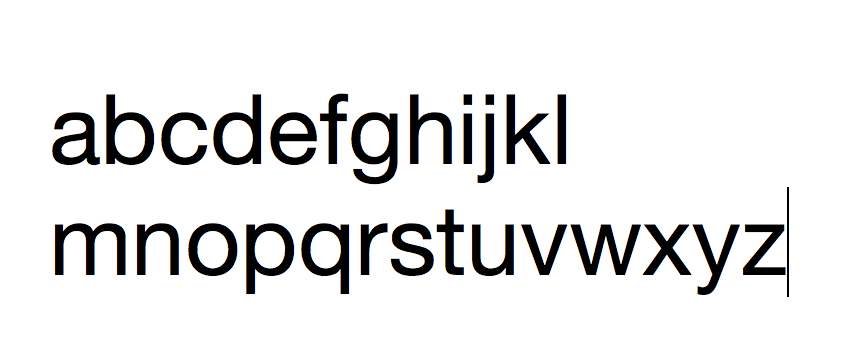
#> input picture learning/Ruijie/handwriting_recognization/learnLetter.png, 854 x 360 px
$ python training.py   (older library calls are emulated)
#> lines starting #> are read from the running program, lines starting #| are printed output that depends on the picture; after the words box and inside, x2 and y2 are one past the last pixel; in counts of white or black regions, pixels touching at a corner belong together
# -*- coding: utf-8 -*-
import cv2
import numpy as np
# import matplotlib.pyplot as plt

from PIL import Image
from difflib import SequenceMatcher
from PIL import *
from PIL import ImageEnhance
import time
from pytesseract import image_to_string, image_to_boxes
import os
import sys


def checkSpecial(cnt, contours,smallestWide, crop_image):
    [x, y, w, h] = cv2.boundingRect(cnt)
    if w < smallestWide[0]:
        smallestWide[0] = w

    for contour in contours:
        [x1, y1, w1, h1] = cv2.boundingRect(contour)
        if x - 0.1* w <x1 < x +0.5 * w and \
            0.1*w < w1 < 1.3 * w and \
            cv2.contourArea(contour) < 0.3 * cv2.contourArea(cnt) and \
            h1 > 0.05*h and \
            w < 2*smallestWide[0] and \
            abs(y1-y) < h:
            cv2.drawContours(crop_image, [contour], -1, (0, 255, 0), 2)

            return x, y1,abs(x1-x+w1), y-y1+h
    return x, y, w, h


def findMediumHeight(cnts):
    heights = []
    for cnt in cnts:
        y_axis = []
        for point in cnt:
            y_axis.append(point[0][1])
        y_axis.sort()
        heights.append(y_axis[-1] - y_axis[0])

    return heights[len(heights)//2]


def findSmallestWide(cnts):
    wides = []
    for cnt in cnts:
        x_axis = []
        for point in cnt:
            x_axis.append(point[0][0])
        x_axis.sort()
        wides.append(x_axis[-1] - x_axis[0])
    wides.sort()
    return wides[0]


def checkEnclosed(cnts):
    i = 0
    j = 0
    while (i != len(cnts)):
        j = 0
        x1,y1,w1,h1 =  cv2.boundingRect(cnts[i])
        while (j != len(cnts)):
            temp = []
            x2, y2, w2, h2 = cv2.boundingRect(cnts[j])
            if x1 < x2 and x1+w1 > x2+w2 and y1 < y2 and y1+h1 > y2+h2:
                k = 0
                while (k!=len(cnts)):
                    if k == j:
                        k += 1
                        continue
                    temp.append(cnts[k])
                    k += 1
                cnts = temp
                i -= 1
                j -= 1
            j += 1
        i += 1
    return cnts


if __name__ == '__main__':
    crop_img = cv2.imread("learnLetter.png")
#> crop_img is the input picture: shape (360, 854, 3); mean B, G, R 231.2, 231.1, 231.2
    gray = cv2.cvtColor(crop_img, cv2.COLOR_BGR2GRAY)
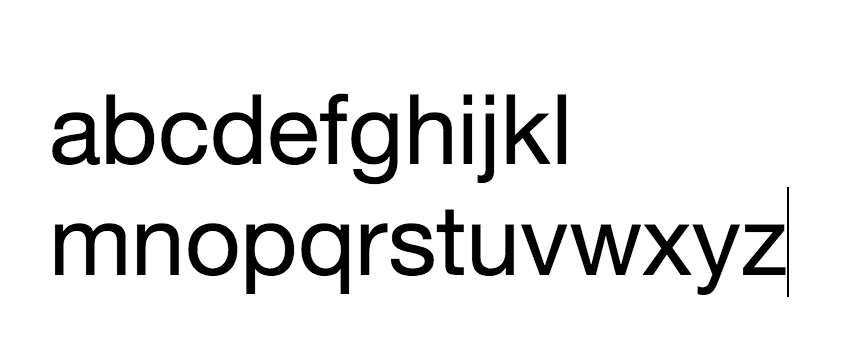
#> gray: shape (360, 854); min 0, max 255, mean 231.1
    gray = cv2.GaussianBlur(gray, (5, 5), 0)  # is an alternative way to blur the image
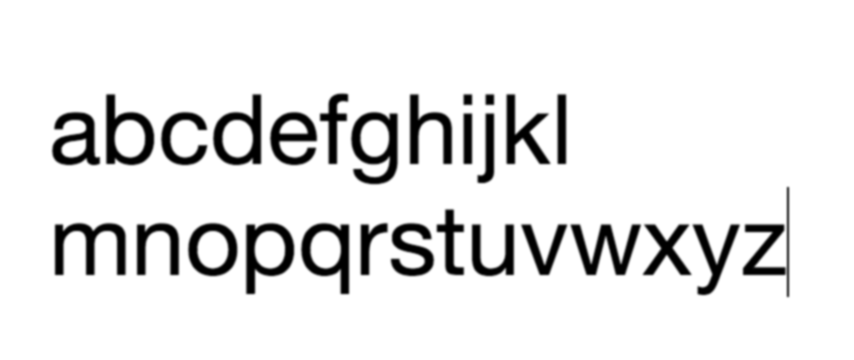
#> gray: shape (360, 854); min 0, max 255, mean 231.1
    thresh = cv2.adaptiveThreshold(gray,255,cv2.ADAPTIVE_THRESH_GAUSSIAN_C,cv2.THRESH_BINARY,11,6)
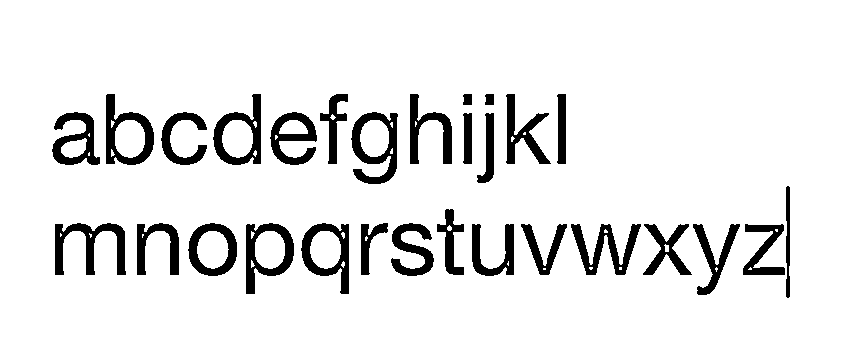
#> thresh: shape (360, 854); 90.9% white; 29 black regions, largest, box (x1, y1, x2, y2) and area: (351, 112, 398, 184) 1538, (55, 223, 126, 275) 1536, (106, 94, 154, 165) 1401
    edged = cv2.Canny(gray, 30, 200)
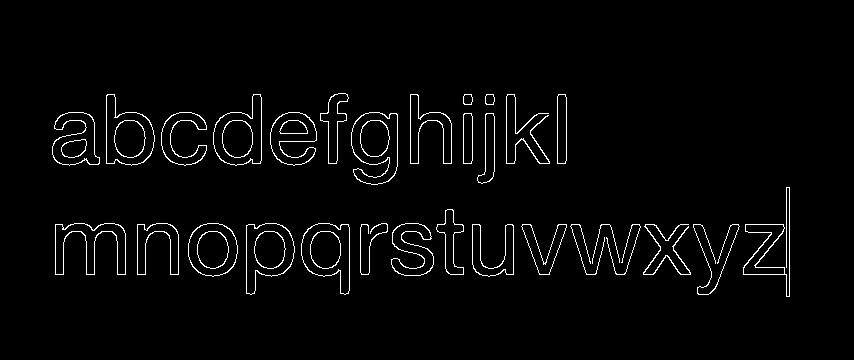
#> edged: shape (360, 854); 2.6% white in thin lines or dots, all inside (x1, y1, x2, y2) = (52, 93, 790, 297)
    try:
        (cnts, _) = cv2.findContours(edged.copy(), cv2.RETR_EXTERNAL, cv2.CHAIN_APPROX_SIMPLE)
#> cnts = 30 contours, 5 with area under 20; largest, box (x1, y1, x2, y2) and area: (351, 112, 398, 185) 2516, (301, 223, 350, 295) 2393, (213, 94, 262, 166) 2390, (246, 223, 295, 295) 2374, (106, 94, 155, 166) 2372
    except:
        (_, cnts, _) = cv2.findContours(edged.copy(), cv2.RETR_EXTERNAL, cv2.CHAIN_APPROX_SIMPLE)

    # to remove some small contours which is enclosed in other big contours
    cnts = checkEnclosed(cnts)
#> the loop in checkEnclosed, `while (i != len(cnts)):` made 30 passes
#> (x1, y1, w1, h1) on passes 1 to 12: (693, 224, 47, 71), (643, 224, 48, 51), (606, 224, 35, 51), (592, 224, 28, 40), (570, 224, 35, 51), (521, 224, 46, 51), (472, 224, 42, 53), (391, 223, 43, 53), (360, 223, 28, 52), (301, 223, 49, 72), (246, 223, 49, 72), (188, 223, 50, 54)
#> after the loop in checkEnclosed, `while (i != len(cnts)):`: i = 30

    print("After function, the number of cnts is ", len(cnts))
#| After function, the number of cnts is  30
    mediumHeight = findMediumHeight(cnts)
#> the loop in findMediumHeight, `for cnt in cnts:` made 30 passes
#> after the loop in findMediumHeight, `for cnt in cnts:`: heights = 30 values, max 109 at index 15, min 10 at index 24, mean 57.5
#> mediumHeight = 109
    smallestWide = findSmallestWide(cnts)
#> the loop in findSmallestWide, `for cnt in cnts:` made 30 passes
#> after the loop in findSmallestWide, `for cnt in cnts:`: wides = 30 values, max 70 at index 13, min 9 at index 17, mean 37.23
#> smallestWide = 9

    # [26 lines of commented-out code are left out]

    samples =  np.empty((0,100))
    responses = []

    smallestWide = [10000]

    for cnt in cnts:
        [x, y, w, h] = cv2.boundingRect(cnt)
        if h > 0.3*mediumHeight :
            # special is i and j
            x,y,w,h = checkSpecial(cnt, cnts,smallestWide, crop_img)
            cv2.rectangle(crop_img, (x, y), (x + w, y + h), (0, 255, 0), 2)
            roi = thresh[y:y + h, x:x + w]
            roismall = cv2.resize(roi, (10, 10))
            cv2.imshow("norm" , crop_img)
            key = cv2.waitKey(0)
            cv2.rectangle(crop_img, (x, y), (x + w, y + h), (0, 0, 255), 2)
            print(key)

            if key == 27:  # (escape to quit)
                sys.exit()
#> (the program exits here)

$ run again, with learning/Ruijie/handwriting_recognization/res3.png copied over learning/Ruijie/handwriting_recognization/learnLetter.png
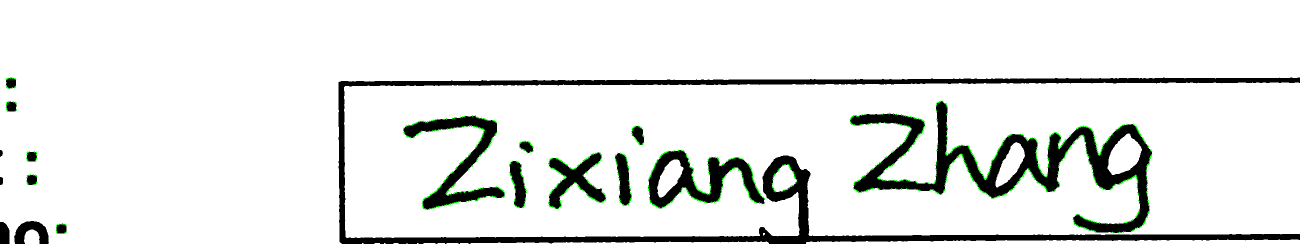
#> input picture learning/Ruijie/handwriting_recognization/res3.png, 2600 x 487 px (shown at 1/2 size)
#> crop_img is the input picture: shape (487, 2600, 3); mean B, G, R 229.2, 231.2, 229.2
#> `thresh = cv2.adaptiveThreshold(gray,255,cv2.ADAPTIVE_THRESH_GAUSSIAN_C..`:
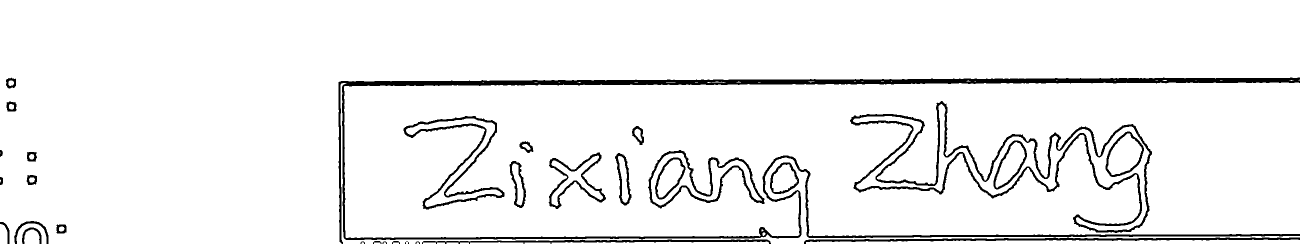
#> thresh: shape (487, 2600) (shown at 1/2 size); 94.3% white; 30 black regions (4 under 20 px), largest, box (x1, y1, x2, y2) and area: (677, 155, 2600, 487) 35010, (1700, 202, 2304, 466) 14216, (807, 232, 1009, 419) 4636
#> `edged = cv2.Canny(gray, 30, 200)`:
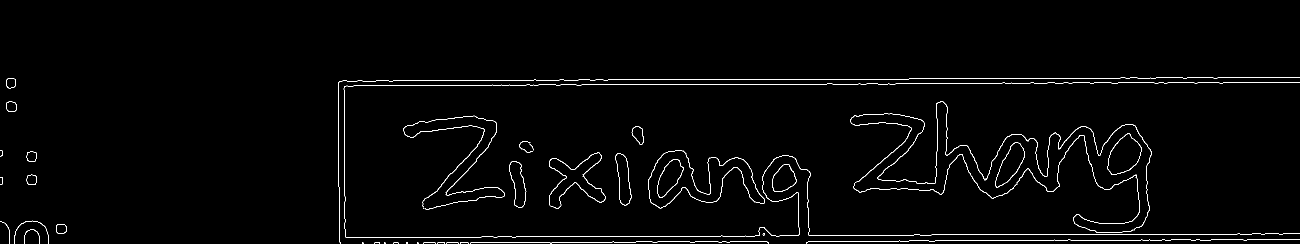
#> edged: shape (487, 2600) (shown at 1/2 size); 1.4% white in thin lines or dots, all inside (x1, y1, x2, y2) = (0, 154, 2600, 487)
#> `(cnts, _) = cv2.findContours(edged.copy(), cv2.RETR_EXTERNAL, cv2.CHAI..`: cnts = 45 contours, 26 with area under 20; largest, box (x1, y1, x2, y2) and area: (1296, 300, 1529, 417) 12542, (1098, 305, 1212, 418) 5156, (2215, 267, 2284, 350) 3671, (1990, 284, 2050, 375) 2648, (1230, 306, 1263, 411) 2064
#> the loop in checkEnclosed, `while (i != len(cnts)):` made 45 passes
#> (x1, y1, w1, h1, i) on passes 1 to 8: (920, 485, 17, 2, 1), (893, 485, 24, 2, 2), (875, 485, 15, 2, 3), (847, 485, 24, 2, 4), (834, 485, 3, 2, 5), (812, 485, 4, 2, 6), (787, 485, 10, 2, 7), (768, 485, 3, 2, 8)
#> after the loop in checkEnclosed, `while (i != len(cnts)):`: i = 25
#> `cnts = checkEnclosed(cnts)`: cnts = 25 contours, 18 with area under 20; largest, box (x1, y1, x2, y2) and area: (53, 349, 74, 370) 340, (12, 203, 33, 223) 336, (12, 156, 32, 177) 336, (53, 303, 74, 323) 328, (112, 448, 133, 467) 323, (687, 164, 2600, 476) 89, (28, 441, 98, 487) 24
#| After function, the number of cnts is  25
#> the loop in findMediumHeight, `for cnt in cnts:` made 25 passes
#> after the loop in findMediumHeight, `for cnt in cnts:`: heights = 25 values, max 332 at index 24, min 1 at index 0, mean 36.24
#> mediumHeight = 8
#> the loop in findSmallestWide, `for cnt in cnts:` made 25 passes
#> after the loop in findSmallestWide, `for cnt in cnts:`: wides = 25 values, max 1923 at index 24, min 2 at index 4, mean 229.8
#> smallestWide = 2

$ run again, with learning/Ruijie/handwriting_recognization/temp1.png copied over learning/Ruijie/handwriting_recognization/learnLetter.png
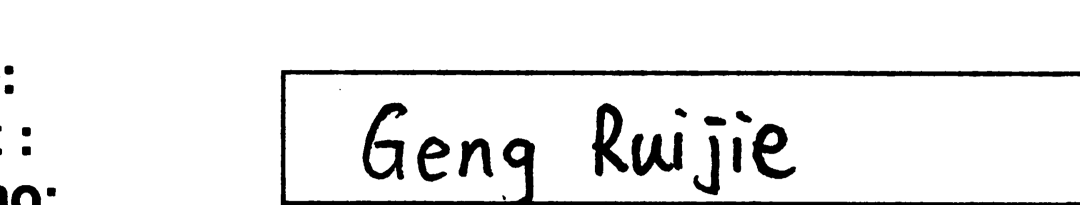
#> input picture learning/Ruijie/handwriting_recognization/temp1.png, 2160 x 409 px (shown at 1/2 size)
#> crop_img is the input picture: shape (409, 2160, 3); min 0, max 255, mean 236.5
#> thresh: shape (409, 2160); 94.9% white; 28 black regions (2 under 20 px), largest, box (x1, y1, x2, y2) and area: (561, 139, 2160, 409) 25406, (725, 205, 815, 359) 3304, (1263, 264, 1366, 352) 2540
#> `edged = cv2.Canny(gray, 30, 200)`:
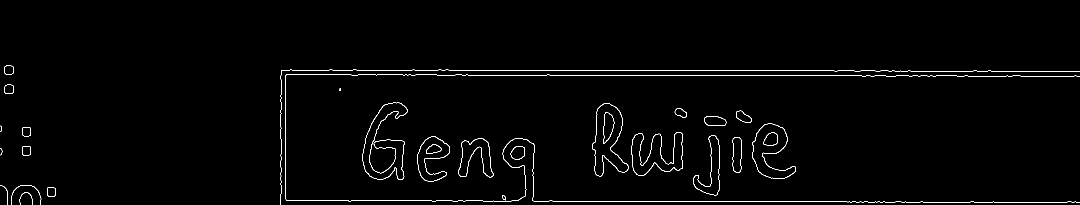
#> edged: shape (409, 2160) (shown at 1/2 size); 1.2% white in thin lines or dots, all inside (x1, y1, x2, y2) = (0, 131, 2160, 409)
#> `(cnts, _) = cv2.findContours(edged.copy(), cv2.RETR_EXTERNAL, cv2.CHAI..`: cnts = 26 contours, 6 with area under 20; largest, box (x1, y1, x2, y2) and area: (1184, 206, 1258, 353) 6003, (724, 205, 815, 360) 5479, (1504, 247, 1592, 358) 5074, (1263, 264, 1366, 352) 4726, (834, 272, 900, 364) 3218
#> the loop in checkEnclosed, `while (i != len(cnts)):` made 26 passes
#> (x1, y1, w1, h1, i) on passes 1 to 8: (1005, 390, 7, 10, 1), (39, 385, 26, 24, 2), (94, 375, 18, 18, 3), (0, 371, 16, 38, 4), (22, 370, 61, 39, 5), (0, 296, 5, 15, 6), (1021, 292, 29, 28, 7), (44, 292, 18, 20, 8)
#> after the loop in checkEnclosed, `while (i != len(cnts)):`: i = 12
#> `cnts = checkEnclosed(cnts)`: cnts = 12 contours, 5 with area under 20; largest, box (x1, y1, x2, y2) and area: (9, 169, 28, 188) 300, (44, 292, 62, 312) 296, (44, 254, 62, 273) 288, (9, 131, 28, 150) 286, (94, 375, 112, 393) 276, (570, 148, 2160, 406) 57, (22, 370, 83, 409) 27
#| After function, the number of cnts is  12
#> the loop in findMediumHeight, `for cnt in cnts:` made 12 passes
#> after the loop in findMediumHeight, `for cnt in cnts:`: heights = [23, 17, 37, 38, 14, 19, 18, 11, 18, 257, 269, 18]
#> mediumHeight = 18
#> the loop in findSmallestWide, `for cnt in cnts:` made 12 passes
#> after the loop in findSmallestWide, `for cnt in cnts:`: wides = [25, 17, 15, 60, 4, 17, 17, 3, 18, 1589, 1598, 18]
#> smallestWide = 3
